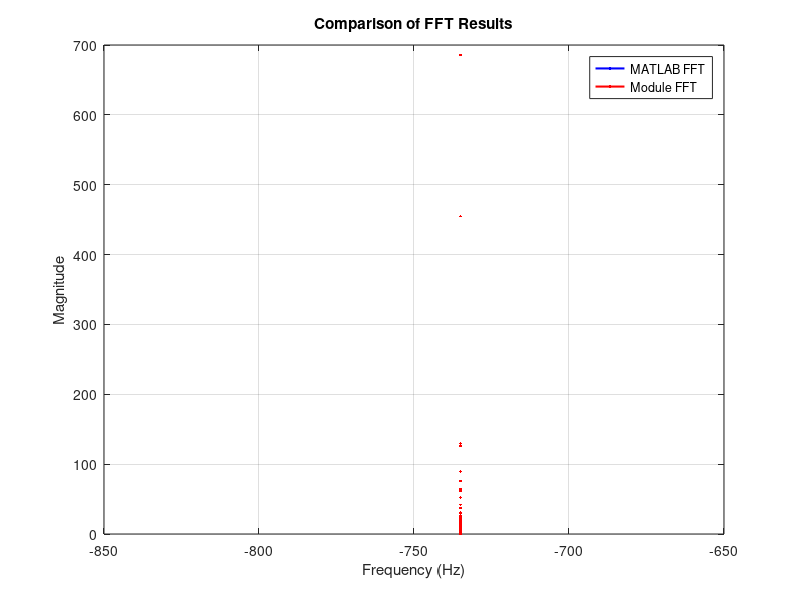

MATLAB code for this plot:
clc;
clear all;
close all;


Fs = 1470;            % Sampling frequency (1 kHz)
t = 0:1/Fs:1-1/Fs;    % Time vector (1 second)
f = 440;               % Frequency of the sine wave (50 Hz)

signal_mat=csvread("Eb_311Hz.csv");      % Import the generated signal
near_power=ceil(log2(size(signal_mat,1)));
padded_signal=zeros(2^(near_power),1);
for i=1:size(signal_mat,1)
	padded_signal(i)=signal_mat(i,1);
end 
fft_c= fftshift(csvread("output.csv"));

fft_result_matlab = fft(padded_signal);  % Compute the FFT
fft_magnitude_matlab = fftshift(abs(fft_result_matlab));  % Get the magnitude
L=length(fft_result_matlab);   
frequencies = Fs/L*(-L/2:L/2-1); % Frequency axis

difference = abs(fft_magnitude_matlab - fft_c);
mse = mean(difference.^2);  % Mean Squared Error
fprintf('Mean Squared Error: %f\n', mse);

plot(frequencies, fft_magnitude_matlab, 'b', 'LineWidth', 1.5);  % MATLAB FFT
hold on;
plot(frequencies, fft_c, 'r', 'LineWidth', 1.5);  % Module FFT
xlabel('Frequency (Hz)');
ylabel('Magnitude');
legend('MATLAB FFT', 'Module FFT');
title('Comparison of FFT Results');
grid on;
